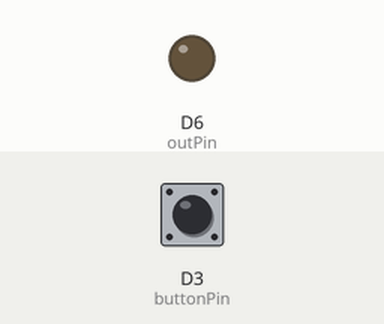
A sketch run on a simulated ESP8266 (NodeMCU). Shown: output pins drawn as LEDs (lit = HIGH). Inputs (shaded band) come from the test bench; at power-on: D3 (buttonPin) HIGH. WiFi joins after 1.5 s; servers stay silent unless stated.

Above: at 2.7 s.
2.8 s: D3 (buttonPin) pulled LOW for 0.15 s
Timing chart, 0 to 5.8 s (numbered marks = the images above; inputs shaded):
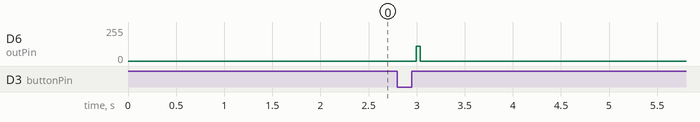

Measured:
- after the input at 2.8 s, D6 (outPin): 0/255 → 111/255 after 0.20 s, → 0/255 0.04 s later

The sketch:

shock.ino
```cpp
#include "rffunc.h"
#include <ESP8266WiFi.h>
#include <WiFiClient.h>
#include <ESP8266WebServer.h>
#include <ESP8266mDNS.h>
#include <Ticker.h>


const char *ssid = "SSID";
const char *password = "PASSWORD";
const int buttonPin = D3;
bool block = false;

ESP8266WebServer server ( 80 );
IPAddress myip(192, 168, 2, 2);
Ticker flipper;

void vibrate()
{
  server.send ( 200, "text/plain", "OK." );
}

void shock()
{
  server.send ( 200, "text/plain", "OK." );
}

void beep()
{
  server.send ( 200, "text/plain", "OK." );
}


void buttonPress()
{
  if (block) return;
  //0 = shock, 1 = vibration, 2 = sound
  int strength = 30;
  int type = 0;
  execute(strength, type);
  execute(strength, type);
  execute(strength, type);
  execute(strength, type);
  // test();
  block = true;
  flipper.once(1, blockState, false); //after 15sec unblock
}

void blockState(bool val)
{
  block = val;
}

void setup() {
  pinMode(outPin, OUTPUT);
  pinMode(buttonPin, INPUT_PULLUP);

  attachInterrupt(buttonPin, buttonPress, FALLING);
  Serial.begin(9600);
  WiFi.config(myip, IPAddress(192, 168, 178, 1), IPAddress(255, 255, 255, 0));

  WiFi.begin ( ssid, password );
  while ( WiFi.status() != WL_CONNECTED ) {
    delay (500);
  }
  MDNS.begin ( "ShockMan" );

  server.on ( "/vibrate", vibrate );
  server.on ( "/shock", shock );
  server.on ( "/beep", beep );
  server.begin();

  //vib50();
}

void loop() {
  server.handleClient();
}
```

rffunc.h
```cpp
const int outPin = D6;

void int_to_bin_digit(unsigned int in, int count, int* out)
{
  unsigned int mask = 1U << (count - 1);
  int i;
  for (i = 0; i < count; i++) {
    out[i] = (in & mask) ? 1 : 0;
    in <<= 1;
  }
}

void command(int arr[], int _size) {
  bool b = true;
  for (int i = 0; i < _size; i++) {
    digitalWrite(outPin, b); delayMicroseconds(arr[i]);
    b = !b;
  }
}

void startSequenzPt1() {
  int arr[] = {1472, 730, 725, 231, 233, 720, 233, 720, 233, 719, 233, 720};
  command(arr, (sizeof(arr) / sizeof(int)));
}

void startSequenzPt2() {
  int arr[] = {725, 231, 723, 230, 249, 720, 722, 231, 233, 720, 233, 720, 723, 231, 233, 719, 237, 719, 723, 231, 722, 231, 722, 231, 233, 731, 233, 719, 723, 230, 723, 231, 236, 720};
  command(arr, (sizeof(arr) / sizeof(int)));
}
void endSequenz() {
  int arr[] = {723, 230, 723, 231, 722, 231, 722, 231, 233, 720, 232};
  command(arr, (sizeof(arr) / sizeof(int)));
}

void _shock1() {
  int arr[] = {233, 719, 234, 719, 723, 231};
  command(arr, (sizeof(arr) / sizeof(int)));
}

void _shock2() {
  int arr[] = {237, 719, 723, 231, 722, 231};
  command(arr, (sizeof(arr) / sizeof(int)));
}
void _vibrate1() {
  int arr[] = {233, 719, 722, 231, 233, 719};
  command(arr, (sizeof(arr) / sizeof(int)));
}

void _vibrate2() {
  int arr[] = {725, 231, 233, 719, 722, 231};
  command(arr, (sizeof(arr) / sizeof(int)));
}

void _sound1() {
  int arr[] = {723, 230, 233, 720, 233, 719};
  command(arr, (sizeof(arr) / sizeof(int)));
}

void _sound2() {
  int arr[] = {725, 231, 722, 231, 233, 719};
  command(arr, (sizeof(arr) / sizeof(int)));
}

void executeTaskWithStrength(int i) {
  int digit[7];
  int_to_bin_digit(i, 7, digit);
  for (int i = 0; i < 7; i++)
  {
    digitalWrite(outPin, 1); delayMicroseconds((digit[i] == 0) ? 230 : 730);
    digitalWrite(outPin, 0); delayMicroseconds((digit[i] == 0) ? 730 : 230);
  }
}

void intermezo(int i) {
  startSequenzPt2();
  executeTaskWithStrength(i);
}

void execute(int i, int type) {
  startSequenzPt1();
  switch (type) {
    case (0):
      _shock1();
      intermezo(i);
      _shock2();
      break;
    case (1):
      _vibrate1();
      intermezo(i);
      _vibrate2();
      break;
    case (2):
      _sound1();
      intermezo(0);
      _sound2();
      break;
    default:
      _shock1();
      intermezo(i);
      _shock2();
  }
  endSequenz();
  digitalWrite(outPin, 0);
  delayMicroseconds(7877);
}
/*
  void test() {
  digitalWrite(outPin, 1); delayMicroseconds(1470);
  digitalWrite(outPin, 0); delayMicroseconds(730);
  digitalWrite(outPin, 1); delayMicroseconds(725);
  digitalWrite(outPin, 0); delayMicroseconds(230);
  digitalWrite(outPin, 1); delayMicroseconds(233);
  digitalWrite(outPin, 0); delayMicroseconds(719);
  digitalWrite(outPin, 1); delayMicroseconds(233);
  digitalWrite(outPin, 0); delayMicroseconds(719);
  digitalWrite(outPin, 1); delayMicroseconds(233);
  digitalWrite(outPin, 0); delayMicroseconds(719);
  digitalWrite(outPin, 1); delayMicroseconds(233);
  digitalWrite(outPin, 0); delayMicroseconds(718);
  digitalWrite(outPin, 1); delayMicroseconds(233);
  digitalWrite(outPin, 0); delayMicroseconds(719);
  digitalWrite(outPin, 1); delayMicroseconds(722);
  digitalWrite(outPin, 0); delayMicroseconds(231);
  digitalWrite(outPin, 1); delayMicroseconds(233);
  digitalWrite(outPin, 0); delayMicroseconds(719);
  digitalWrite(outPin, 1); delayMicroseconds(725);
  digitalWrite(outPin, 0); delayMicroseconds(231);
  digitalWrite(outPin, 1); delayMicroseconds(722);
  digitalWrite(outPin, 0); delayMicroseconds(230);
  digitalWrite(outPin, 1); delayMicroseconds(244);
  digitalWrite(outPin, 0); delayMicroseconds(719);
  digitalWrite(outPin, 1); delayMicroseconds(722);
  digitalWrite(outPin, 0); delayMicroseconds(231);
  digitalWrite(outPin, 1); delayMicroseconds(233);
  digitalWrite(outPin, 0); delayMicroseconds(719);
  digitalWrite(outPin, 1); delayMicroseconds(233);
  digitalWrite(outPin, 0); delayMicroseconds(718);
  digitalWrite(outPin, 1); delayMicroseconds(722);
  digitalWrite(outPin, 0); delayMicroseconds(231);
  digitalWrite(outPin, 1); delayMicroseconds(233);
  digitalWrite(outPin, 0); delayMicroseconds(719);
  digitalWrite(outPin, 1); delayMicroseconds(236);
  digitalWrite(outPin, 0); delayMicroseconds(719);
  digitalWrite(outPin, 1); delayMicroseconds(722);
  digitalWrite(outPin, 0); delayMicroseconds(231);
  digitalWrite(outPin, 1); delayMicroseconds(721);
  digitalWrite(outPin, 0); delayMicroseconds(231);
  digitalWrite(outPin, 1); delayMicroseconds(722);
  digitalWrite(outPin, 0); delayMicroseconds(230);
  digitalWrite(outPin, 1); delayMicroseconds(233);
  digitalWrite(outPin, 0); delayMicroseconds(730);
  digitalWrite(outPin, 1); delayMicroseconds(233);
  digitalWrite(outPin, 0); delayMicroseconds(719);
  digitalWrite(outPin, 1); delayMicroseconds(722);
  digitalWrite(outPin, 0); delayMicroseconds(231);
  digitalWrite(outPin, 1); delayMicroseconds(722);
  digitalWrite(outPin, 0); delayMicroseconds(230);
  digitalWrite(outPin, 1); delayMicroseconds(237);
  digitalWrite(outPin, 0); delayMicroseconds(719);
  digitalWrite(outPin, 1); delayMicroseconds(722);
  digitalWrite(outPin, 0); delayMicroseconds(230);
  digitalWrite(outPin, 1); delayMicroseconds(722);
  digitalWrite(outPin, 0); delayMicroseconds(231);
  digitalWrite(outPin, 1); delayMicroseconds(233);
  digitalWrite(outPin, 0); delayMicroseconds(719);
  digitalWrite(outPin, 1); delayMicroseconds(233);
  digitalWrite(outPin, 0); delayMicroseconds(719);
  digitalWrite(outPin, 1); delayMicroseconds(233);
  digitalWrite(outPin, 0); delayMicroseconds(718);
  digitalWrite(outPin, 1); delayMicroseconds(723);
  digitalWrite(outPin, 0); delayMicroseconds(242);
  digitalWrite(outPin, 1); delayMicroseconds(232);
  digitalWrite(outPin, 0); delayMicroseconds(719);
  digitalWrite(outPin, 1); delayMicroseconds(726);
  digitalWrite(outPin, 0); delayMicroseconds(231);
  digitalWrite(outPin, 1); delayMicroseconds(233);
  digitalWrite(outPin, 0); delayMicroseconds(719);
  digitalWrite(outPin, 1); delayMicroseconds(722);
  digitalWrite(outPin, 0); delayMicroseconds(230);
  digitalWrite(outPin, 1); delayMicroseconds(722);
  digitalWrite(outPin, 0); delayMicroseconds(231);
  digitalWrite(outPin, 1); delayMicroseconds(722);
  digitalWrite(outPin, 0); delayMicroseconds(230);
  digitalWrite(outPin, 1); delayMicroseconds(722);
  digitalWrite(outPin, 0); delayMicroseconds(231);
  digitalWrite(outPin, 1); delayMicroseconds(722);
  digitalWrite(outPin, 0); delayMicroseconds(230);
  digitalWrite(outPin, 1); delayMicroseconds(233);
  digitalWrite(outPin, 0); delayMicroseconds(719);
  digitalWrite(outPin, 1); delayMicroseconds(232);

  digitalWrite(outPin, 0);
  }
*/
```
